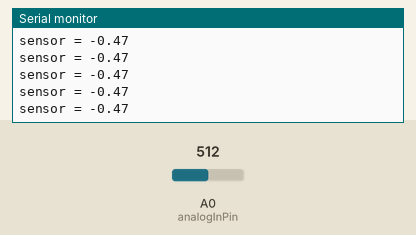
Bench run of a sketch on a simulated Arduino Uno, built with avr-gcc and run on an emulated ATmega328P. Shown: the last lines printed to the serial monitor. The test bench sets the inputs (shaded band); at power-on: A0 (analogInPin) = 512.

Above: at 1.2 s.
1.3 s: A0 (analogInPin) set to 536
At 2.2 s:
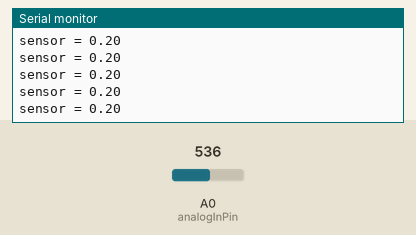
4.3 s: A0 (analogInPin) set to 511
At 5.4 s:
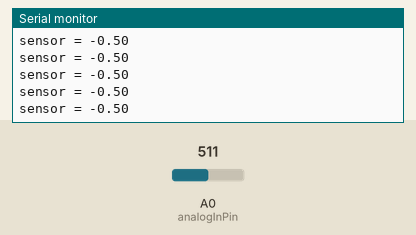
Timing chart, 0 to 7.3 s (numbered marks = the images above; inputs shaded):
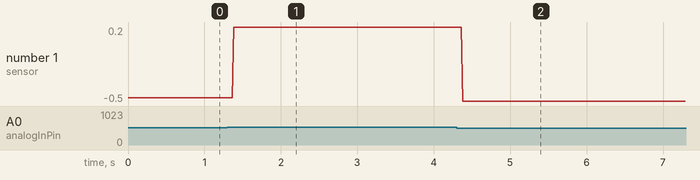

Measured:
- after the input at 1.3 s, the serial monitor: prints a new line after 0.08 s (image 1)
- after the input at 4.3 s, the serial monitor: prints a new line after 0.08 s (image 2)
- plotted number 1: -0.47 → 0.2 after the input at 1.3 s, 0.2 → -0.5 after the input at 4.3 s

The sketch:

sensor_de_corriente_ACS711.ino
```cpp
//prueba de sensor de corriente ACS711

const int analogInPin = A0;  // pin de lectura de el sensor
const int x = 529 ;          // valor i=0
float sensorValue = 0;       // valor de la lectura

void setup() {
  // inicio comunicacion serial
  Serial.begin(9600);
}

void loop() {
  // leo el valor analogo
  sensorValue = analogRead(analogInPin);

  // mapeo los datos
  if (sensorValue > x)
  sensorValue = ((sensorValue-x)/(1024-x))*(12+1.9);

  else
  sensorValue = ((sensorValue-x)/(x))*(12+2.65);

  // muestro por pantalla
  Serial.print("sensor = " );
  Serial.println(sensorValue);

  // wait 2 milliseconds before the next loop
  // for the analog-to-digital converter to settle
  // after the last reading:
  delay(2);
}
```
